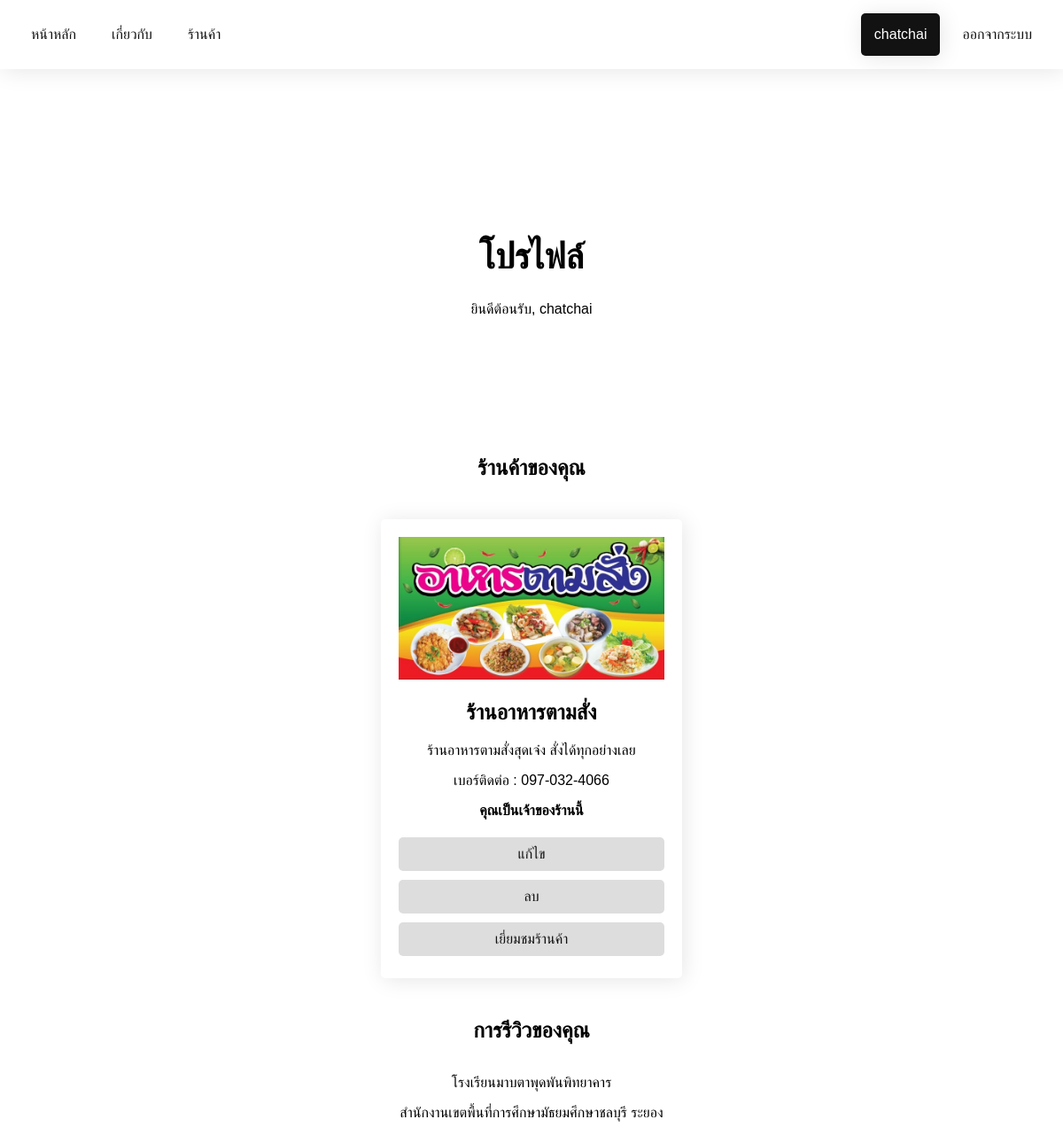
The page /profile.php (signed in) on the database its author committed.
### tables this page shows
CREATE TABLE `market_list` (
  `market_id` int(11) NOT NULL,
  `market_img` text NOT NULL,
  `market_name` text NOT NULL,
  `market_content` mediumtext NOT NULL,
  `market_contact` text NOT NULL,
  `owner` text NOT NULL,
  `market_point` int(11) NOT NULL
);

### profile.php (the view, shortened to what this page needs)
<?php
    include('db/server.php');
    if (isset($_SESSION['username'])) {
        $username = $_SESSION['username'];
        $check_user = "SELECT * FROM user WHERE username = '$username'";
        $check_user_query = mysqli_query($conn, $check_user);
        $check_user_result = mysqli_fetch_assoc($check_user_query);
    }
    $show_market = "SELECT * FROM market_list";
    $show_market_query = mysqli_query($conn, $show_market);
    $show_market_result = mysqli_fetch_all($show_market_query, MYSQLI_ASSOC);
?>
<!DOCTYPE html>
<html lang="th">
<head>
    <link rel="stylesheet" href="profile-style.css">
    <link rel="stylesheet" href="nav.css">
</head>
<body>
    <nav>
        <div class="nav-content nav-left">
            <a href="index.php" class="nav-link">หน้าหลัก</a>
            <a href="guide.php" class="nav-link">เกี่ยวกับ</a>
            <a href="index.php#marketplace" class="nav-link">ร้านค้า</a>
        </div>
        <div class="nav-content nav-right">
            <?php if (isset($_SESSION['username'])) : ?>
                <a href="profile.php" class="nav-link nav-link-active"><?php echo $_SESSION['username'] ?></a>
                <a href="?logout='1'" class="nav-link">ออกจากระบบ</a>
            <?php else : ?>
                <a href="login.php" class="nav-link">เข้าสู่ระบบ</a>
                <a href="register.php" class="nav-link">สมัครสมาชิก</a>
            <?php endif ?>
        </div>
    </nav>
    <header>
        <h1>โปรไฟล์</h1>
        <p>ยินดีต้อนรับ, <?php echo $_SESSION['username'] ?></p>
    </header>
    <section>
        <?php if (isset($check_user_result)) : ?>
            <?php if ($check_user_result['role'] !== "admin") : ?>
                <div class="container">
                    <h1>ร้านค้าของคุณ</h1>
                    <div class="box-container">
                        <?php foreach ($show_market_result as $market) : ?>
                            <?php if ($market['owner'] === $_SESSION['username']) : ?>
                                <div class="box market-box">
                                    <div class="img-box">
                                        <img src="<?php echo $market['market_img'] ?>" alt="ภาพ <?php echo $market['market_name'] ?>">
                                    </div>
                                    <h2><?php echo $market['market_name'] ?></h2>
                                    <p><?php echo $market['market_content'] ?></p>
                                    <p>เบอร์ติดต่อ : <?php echo $market['market_contact'] ?></p>
                                    <?php if (!empty($_SESSION['username'])) : ?>
                                        <?php if ($market['owner'] === $_SESSION['username']) : ?>
                                            <p>
                                                <b>คุณเป็นเจ้าของร้านนี้</b>
                                            </p>
                                            <div class="admin-box">
                                                <a href="edit_market.php?edit_market_id=<?php echo $market['market_id'] ?>&market_name=<?php echo $market['market_name'] ?>" class="btn edit-market">แก้ไข</a>
                                                <a href="delete_market.php?delete_market_id=<?php echo $market['market_id'] ?>" class="btn delete-market">ลบ</a>
                                            </div>
                                        <?php endif ?>
                                    <?php endif ?>
                                    <div class="box-button">
                                        <a href="market.php?market_name=<?php echo $market['market_name'] ?>" class="btn default">เยี่ยมชมร้านค้า</a>
                                    </div>
                                </div>
                            <?php endif ?>
                        <?php endforeach ?>
                    </div>
                </div>
                <div class="container">
                    <h1>การรีวิวของคุณ</h1>
                </div>
            <?php endif ?>
        <?php endif ?>
    </section>
    <footer>
        <p>โรงเรียนมาบตาพุดพันพิทยาคาร</p>
        <p>สำนักงานเขตพื้นที่การศึกษามัธยมศึกษาชลบุรี ระยอง</p>
    </footer>
</body>
</html>

### profile-style.css (style rules this page uses)
header { text-align: center; padding: 10% 15px; margin-top: 120px; }
header h1 { font-size: 2.5rem; }
section { text-align: center; }
footer { text-align: center; }
.container { max-width: 1200px; padding: 0 15px; margin: auto; }
.box { padding: 20px; box-shadow: 2px 2px 25px rgba(0,0,0,0.10); border-radius: 5px; }
.box-container { display: flex; justify-content: space-evenly; flex-wrap: wrap; }
.market-box { margin: 25px 0; width: 300px; }
.img-box { height: auto; overflow: hidden; }
.img-box img { width: 100%; height: 100%; object-fit: cover; }
.admin-box { display: flex; flex-direction: column; }
.box-button { display: flex; flex-direction: column; }
.admin-box .btn, .btn { font-size: 16px; padding: 10px; border-radius: 5px; outline: none; border: none; background-color: #ddd; color: #121212; transition: ease .2s; margin: 5px 0; text-decoration: none; }

### nav.css (style rules this page uses)
* { font-family: 'Noto Sans Thai Looped', sans-serif; }
html, body { margin: 0; }
nav { display: flex; position: fixed; top: 0; left: 0; width: 100%; padding: 15px; box-shadow: 2px 2px 25px rgba(0,0,0,.10); box-sizing: border-box; background-color: #fff; }
.nav-content { display: flex; width: 100%; }
.nav-left { justify-content: left; }
.nav-right { justify-content: right; }
.nav-link { text-decoration: none; padding: 15px; margin: 0 5px; text-align: center; color: #121212; transition: ease .2s; border-radius: 5px; }
.nav-link-active { background-color: #121212; color: #fff; box-shadow: 2px 2px 25px rgba(0,0,0,.10); }

### rows shown on the page
market_list: market_img+market_name (picture), market_name "ร้านอาหารตามสั่ง", market_content "ร้านอาหารตามสั่งสุดเจ๋ง สั่งได้ทุกอย่างเลย", market_contact "097-032-4066"

### other values the page prints
$_SESSION['username'] "chatchai"
